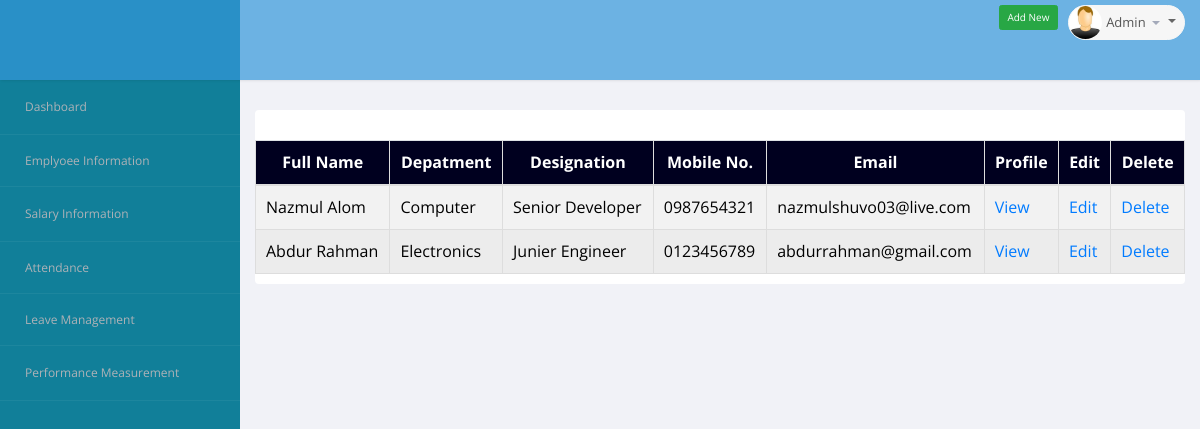
The app's page /list_of_employee.php (signed in) with its own data.
### tables this page shows
CREATE TABLE IF NOT EXISTS `employee_information` (
  `employee_id` int(11) NOT NULL AUTO_INCREMENT,
  `person_id` int(11) NOT NULL,
  `company_id` varchar(100) DEFAULT NULL,
  `designation` varchar(100) DEFAULT NULL,
  `department` varchar(100) DEFAULT NULL,
  `gross_salary` double DEFAULT NULL,
  `house_rent` double DEFAULT NULL,
  `medical_expense` double DEFAULT NULL,
  `transport_expense` double DEFAULT NULL,
  `entertainment_expense` double DEFAULT NULL,
  `tax` double DEFAULT NULL,
  `net_salary` double DEFAULT NULL,
  `joining_date` varchar(100) DEFAULT NULL,
  PRIMARY KEY (`employee_id`)
);

CREATE TABLE IF NOT EXISTS `personal_information` (
  `person_id` int(11) NOT NULL AUTO_INCREMENT,
  `full_name` varchar(100) DEFAULT NULL,
  `gender` varchar(10) NOT NULL DEFAULT 'male',
  `mobile_number` varchar(100) DEFAULT NULL,
  `emergency_number` varchar(100) DEFAULT NULL,
  `email` varchar(100) DEFAULT NULL,
  `address` varchar(10000) DEFAULT NULL,
  `date_of_birth` varchar(100) DEFAULT NULL,
  `maritial_status` varchar(100) DEFAULT NULL,
  `allocated_resource` varchar(1000) DEFAULT NULL,
  `image` varchar(1000) DEFAULT NULL,
  PRIMARY KEY (`person_id`)
);

### list_of_employee.php (the view, shortened to what this page needs)
<!DOCTYPE HTML>
<html>
<head>
    <link href="bs3/css/bootstrap.min.css" rel="stylesheet">
    <link href="css/bootstrap-reset.css" rel="stylesheet">
    <link href="assets/font-awesome/css/font-awesome.css" rel="stylesheet">
    <link href="bootstrap/bootstrap.css" rel="stylesheet">
    <link href="bootstrap/bootstrap-responsive.css" rel="stylesheet">
    <link rel="stylesheet" href="assets/jquery-steps-master/demo/css/jquery.steps.css">
    <link href="css/style.css" rel="stylesheet">
    <link href="css/style-responsive.css" rel="stylesheet">
</head>
<body>
<div>
    <section id="container">
        <?php
        include('header.php');
        include('sidebar_left.php');
        ?>
        <section id="main-content">
            <section class="wrapper">
                <ul class="nav nav-tabs" id="modTab"
                    style="padding-bottom: 15px;margin-bottom:0px;margin-left:5px;border-bottom: none;">
                </ul>
                <section class="panel">
                    <div id="editable-sample_wrapper" class="dataTables_wrapper form-inline" role="grid">
                        <div class="row">
                            <div class="col-lg-6"></div>
                            <div class="col-lg-6">
                                <div class="dataTables_filter" id="editable-sample_filter"><label></label></div>
                            </div>
                        </div>
                        <table class="table table-striped table-hover table-bordered dataTable" id="editable-sample"
                               aria-describedby="editable-sample_info">
                            <thead style="background-color:#00001F; color:white; font-size:16px;">
                            <tr role="row">
                                <th style="text-align:center;" class="sorting_disabled" role="columnheader" rowspan="1"
                                    colspan="1" aria-label="First Name" style="width: 188px;">Full Name
                                </th>
                                <th style="text-align:center;" class="sorting" role="columnheader" tabindex="0"
                                    aria-controls="editable-sample" rowspan="1" colspan="1"
                                    aria-label="Last Name: activate to sort column ascending" style="width: 184px;">
                                    Depatment
                                </th>
                                <th style="text-align:center;" class="sorting" role="columnheader" tabindex="0"
                                    aria-controls="editable-sample" rowspan="1" colspan="1"
                                    aria-label="Points: activate to sort column ascending" style="width: 118px;">
                                    Designation
                                </th>
                                <th style="text-align:center;" class="sorting" role="columnheader" tabindex="0"
                                    aria-controls="editable-sample" rowspan="1" colspan="1"
                                    aria-label="Status: activate to sort column ascending" style="width: 220px;">Mobile
                                    No.
                                </th>
                                <th style="text-align:center;" class="sorting_disabled" role="columnheader" rowspan="1"
                                    colspan="1" aria-label="First Name" style="width: 188px;">Email
                                </th>
                                <th style="text-align:center;" class="sorting_disabled" role="columnheader" rowspan="1"
                                    colspan="1" aria-label="First Name" style="width: 188px;">Profile
                                </th>
                                <th style="text-align:center;" class="sorting_disabled" role="columnheader" rowspan="1"
                                    colspan="1" aria-label="First Name" style="width: 188px;">Edit
                                </th>
                                <th style="text-align:center;" class="sorting_disabled" role="columnheader" rowspan="1"
                                    colspan="1" aria-label="First Name" style="width: 188px;">Delete
                                </th>
                            </thead>
                            <tbody role="alert" aria-live="polite" aria-relevant="all"
                                   style="font-size:16px; color:black;">
                            <?php
                            $conn = connect_db();
                            $sql = "SELECT * FROM personal_information,employee_information where personal_information.person_id=employee_information.person_id ";
                            $result = mysql_query($sql, $conn) or die($sql . "<br/><br/>" . mysql_error());
                            ?>
                            <?php if (mysql_num_rows($result) > 0)
                                $count = 1;
                            while ($row = mysql_fetch_array($result)) {
                                if ($count % 2 == 0)
                                    echo '<tr style="background-color:#ECECEC;color:black">';
                                else echo '<tr>';
                                $count++;
                                ?>
                                <td class=" sorting_1"><?php echo $row['full_name']; ?></td>
                                <td class=" "><?php echo $row['department']; ?></td>
                                <td class=" "><?php echo $row['designation']; ?></td>
                                <td class="center "><?php echo $row['mobile_number']; ?></td>
                                <td class=" "><a class="edit"><?php echo $row['email']; ?></a></td>
                                <td class=" sorting_1"><a href="view_employee.php?id=<?php echo $row['person_id']; ?>">View</a>
                                </td>
                                <td class=" "><a class="edit"
                                                 href="Edit.php?id=<?php echo $row['person_id']; ?>">Edit</a></td>
                                <td class=" "><a id="delete" onclick="cDelete()"
                                                 href="delete.php?id=<?php echo $row['person_id']; ?>">Delete</a></td>
                                </tr>
                            <?php } ?>
                            </tbody>
                        </table>
                </section>
            </section>
        </section>
</div>
</body>
</html>

### records on screen
employee_information: person.full_name "Nazmul Alom", department "Computer", designation "Senior Developer", person.mobile_number "0987654321", person.email "nazmulshuvo03@live.com"
employee_information: person.full_name "Abdur Rahman", department "Electronics", designation "Junier Engineer", person.mobile_number "0123456789", person.email "abdurrahman@gmail.com"
